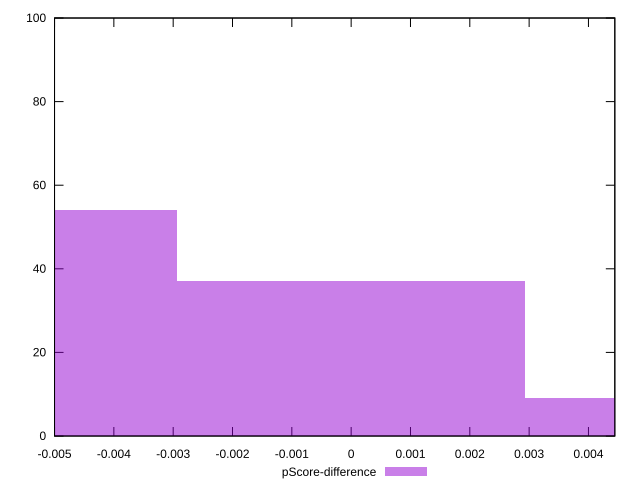

The gnuplot source for this figure:
reset

$pScoreDifference <<EOF
-0.005874012808558833 54
0 37
0.005874012808558833 9
EOF

set key outside below
set boxwidth 0.005874012808558833
set xrange [-0.0050000000000000044:0.004444444444444473]
set yrange [0:100]
set trange [0:100]
set style fill transparent solid 0.5 noborder
set terminal svg size 640, 490 enhanced background rgb 'white'
set output "reprap/unused-css-rules/samples/pages+cached+noexternal+nomedia+nocss+nojs/pScore-difference/histogram.svg"

plot $pScoreDifference title "pScore-difference" with boxes

reset
